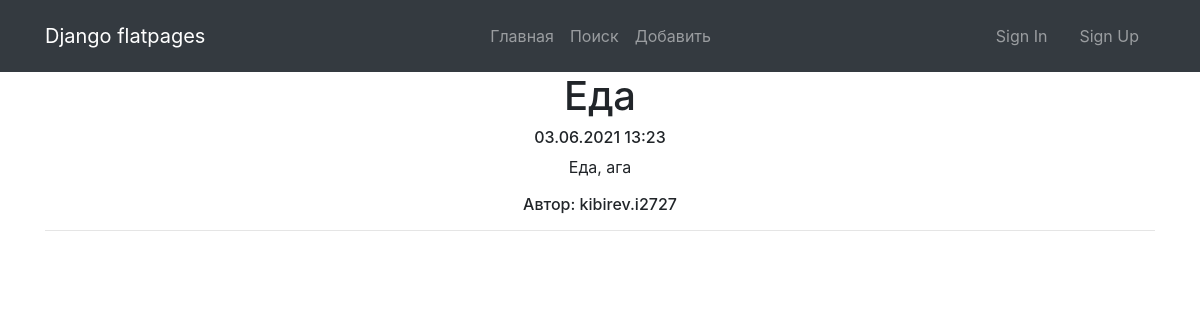
/news/18, run on the app's committed database.
### news_paper/models.py (models this page shows, shortened)
class Post(models.Model):
    NEWS = 'N'
    ARTICLE = 'A'
    POST_TYPE = [
        (NEWS, 'Новость'),
        (ARTICLE, 'Статья'),
    ]
    author = models.ForeignKey(Author, on_delete=models.CASCADE)
    type = models.CharField(max_length=1, choices=POST_TYPE, default=ARTICLE)
    categories = models.ManyToManyField(Category, through='PostCategory')
    title = models.CharField(max_length=255)
    text = models.TextField(default='')
    rating = models.IntegerField(default=0)
    created_data = models.DateTimeField(auto_now_add=True)

### news_paper/views.py (the view)
# urls.py: path('<int:pk>', NewsDetail.as_view(), name='detail_news'),
class NewsDetail(DetailView):
    model = Post
    template_name = 'news.html'
    context_object_name = 'news'
    def get_object(self, *args, **kwargs):
        obj = cache.get(f'post-{self.kwargs["pk"]}', None)
        if not obj:
            obj = super().get_object(*args, **kwargs)
            cache.set(f'post-{self.kwargs["pk"]}', obj)
        return obj
    def get_context_data(self, **kwargs):
        context = super().get_context_data(**kwargs)
        context['category'] = list(PostCategory.objects.filter(
            post=self.kwargs['pk']).values('category', 'category__category'))
        sub = list(Subs_sender.objects.filter(subscribers=self.request.user.id).
                   values('category'))
        context['subscribed'] = [s['category'] for s in sub]
        context['author_name'] = Post.objects.filter(id=self.kwargs['pk']).\
            values('author__user_id__username')[0]['author__user_id__username']
        return context

### news_paper/templatetags/my_filters.py (called while the page is built)
@register.filter(name='censor')
def censor(value):
    marked_words = ['плохие слова', 'мат', 'бранная лексика']
    for word in marked_words:
        if value == word:
            raise ValueError(f'Нельзя использовать {word} в тексте!')
    return str(value)

### templates/news.html (shortened to what this page needs)
{% extends 'flatpages/default.html' %}
{% load my_filters %}
{% block content %}
    <h1>{{ news.title|censor }}</h1>
    {% if category %}
        {% load account %}
    {% endif %}
    <h6>{{ news.created_data|date:'d.m.Y G:i' }}</h6>
    <p>{{ news.text|censor }}</p>
    <h6>Автор: {{ author_name }}</h6>
    <hr>
{% endblock content %}

### data on the page
Post: title|censor "Еда", created_data "03.06.2021 13:23", text|censor "Еда, ага"

### other printed values
{{ author_name }} "kibirev.i2727"
